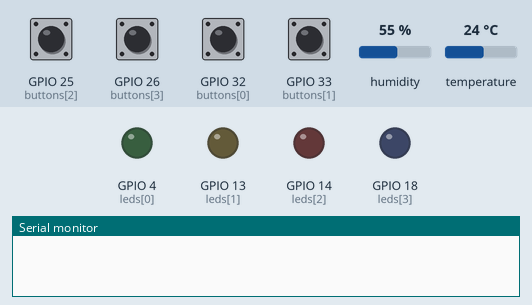
This sketch was run on a simulated ESP32. Shown: output pins drawn as LEDs (lit = HIGH), the last lines printed to the serial monitor. Inputs (shaded band) come from the test bench; at power-on: GPIO 25 (buttons[2]), GPIO 26 (buttons[3]), GPIO 32 (buttons[0]), GPIO 33 (buttons[1]) HIGH, humidity 55 %, temperature 24 °C.

Above: at 1.2 s.
1.3 s: GPIO 25 (buttons[2]) pulled LOW for 0.15 s
At 1.8 s:
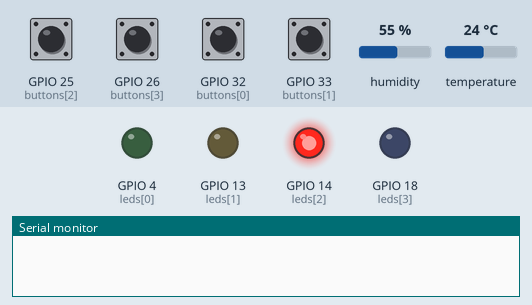
2.9 s: GPIO 26 (buttons[3]) pulled LOW for 0.15 s
At 4.1 s:
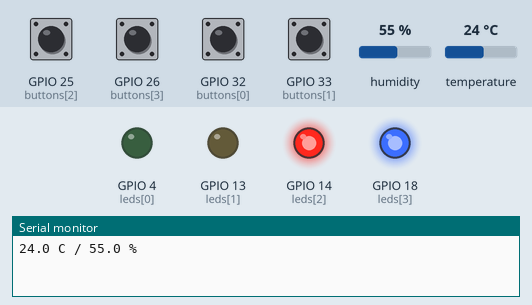
4.5 s: GPIO 32 (buttons[0]) pulled LOW for 0.15 s
At 5.7 s:
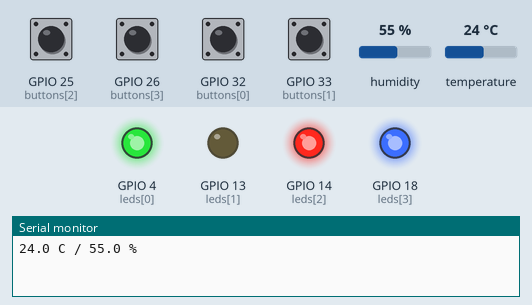
6.1 s: GPIO 33 (buttons[1]) pulled LOW for 0.15 s
At 7.1 s:
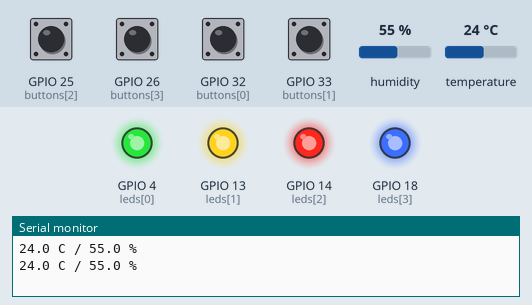
7.7 s: GPIO 25 (buttons[2]) pulled LOW for 1 s
At 8.5 s:
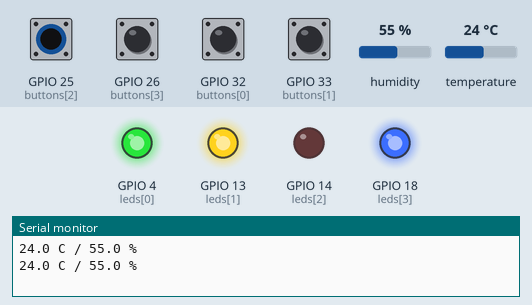
10.2 s: GPIO 26 (buttons[3]) pulled LOW for 1 s
At 11.5 s:
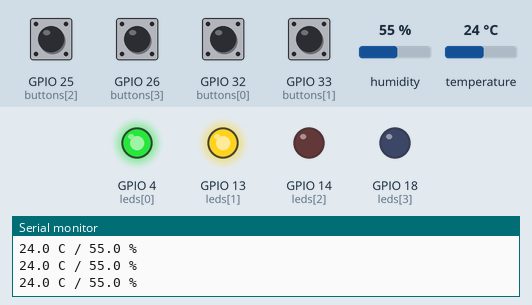
Timing chart, 0 to 13.2 s (numbered marks = the images above; inputs shaded):
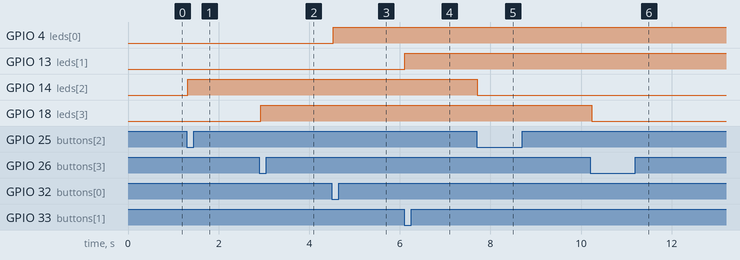

Measured:
- after the input at 1.3 s, GPIO 14 (leds[2]): LOW → HIGH at once
- after the input at 2.9 s, GPIO 18 (leds[3]): LOW → HIGH at once
- after the input at 4.5 s, GPIO 4 (leds[0]): LOW → HIGH at once
- after the input at 6.1 s, GPIO 13 (leds[1]): LOW → HIGH at once
- after the input at 7.7 s, GPIO 14 (leds[2]): HIGH → LOW at once
- after the input at 10.2 s, GPIO 18 (leds[3]): HIGH → LOW at once

The sketch:

sketch.ino
```cpp
#include <DHT.h>
DHT dht(16,DHT22);
const int leds[]={4,13,14,18},buttons[]={32,33,25,26};bool last[4]={1,1,1,1},on[4]={0,0,0,0};unsigned long tick=0;
void setup(){Serial.begin(115200);dht.begin();for(int i=0;i<4;i++){pinMode(leds[i],OUTPUT);pinMode(buttons[i],INPUT_PULLUP);}}
void loop(){for(int i=0;i<4;i++){bool b=digitalRead(buttons[i]);if(!b&&last[i]){on[i]=!on[i];digitalWrite(leds[i],on[i]);}last[i]=b;}if(millis()-tick>=3000){tick=millis();Serial.printf("%.1f C / %.1f %%\n",dht.readTemperature(),dht.readHumidity());}delay(40);}
```
